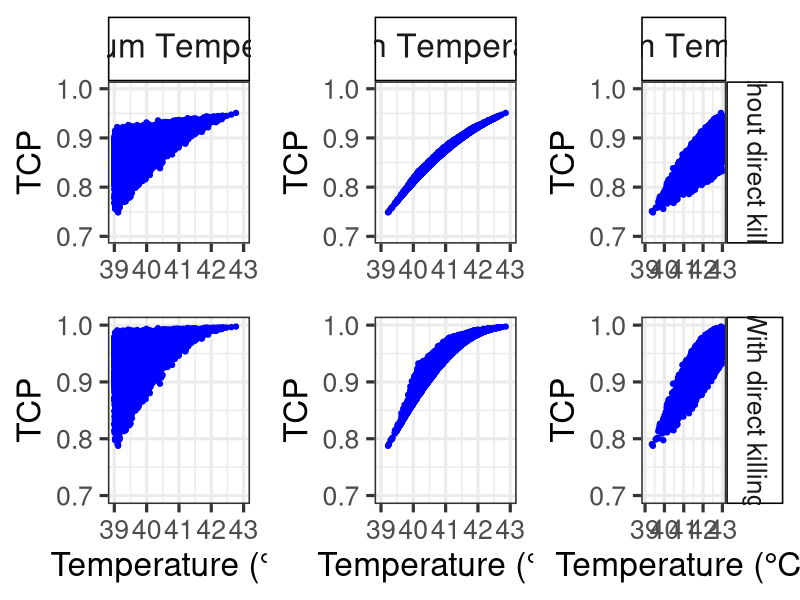

R code for this plot:
#Open required libraries
library(reshape2)
library(ggplot2)
library(ggpubr)

#Make sure that there is no open graphs
graphics.off()

size = 24

#Plots of temperature
results<-read.table("../results/TCP_T.dat", header=T)

p1<-ggplot(results, aes(x=Temp_min, y=TCP))+geom_point(color="blue")+xlab("Temperature / °C")+ylab("TCP")+theme_bw(base_size=size)+theme(strip.background = element_rect(colour="black", fill="white"),legend.position="top",legend.title=element_blank(),strip.text.x = element_text(size = size))+facet_grid(cols=vars("Minimum~Temperature"),labeller = label_parsed)+xlim(39,43)+ylim(.7,1.)
p2<-ggplot(results, aes(x=Temp, y=TCP))+geom_point(color="blue")+xlab("Temperature / °C")+ylab("TCP")+theme_bw(base_size=size)+theme(strip.background = element_rect(colour="black", fill="white"),legend.position="top",legend.title=element_blank(),strip.text.x = element_text(size = size))+facet_grid(cols=vars("Mean~Temperature"),labeller = label_parsed)+xlim(39,43)+ylim(.7,1.)
p3<-ggplot(results, aes(x=Temp_max, y=TCP))+geom_point(color="blue")+xlab("Temperature / °C")+ylab("TCP")+theme_bw(base_size=size)+theme(strip.background = element_rect(colour="black", fill="white"),legend.position="top",legend.title=element_blank(),strip.text.x = element_text(size = size))+facet_grid(cols=vars("Maximum~Temperature"), rows=vars("Without~direct~killing"),labeller = label_parsed)+xlim(39,43)+ylim(.7,1.)

p4<-ggplot(results, aes(x=Temp_min, y=TCP_kill))+geom_point(color="blue")+xlab("Temperature (°C)")+ylab("TCP")+theme_bw(base_size=size)+theme(strip.background = element_rect(colour="black", fill="white"),legend.position="top",legend.title=element_blank(),strip.text.x = element_text(size = size))+facet_grid(labeller = label_parsed)+xlim(39,43)+ylim(.7,1.)
p5<-ggplot(results, aes(x=Temp, y=TCP_kill))+geom_point(color="blue")+xlab("Temperature (°C)")+ylab("TCP")+theme_bw(base_size=size)+theme(strip.background = element_rect(colour="black", fill="white"),legend.position="top",legend.title=element_blank(),strip.text.x = element_text(size = size))+facet_grid(labeller = label_parsed)+xlim(39,43)+ylim(.7,1.)
p6<-ggplot(results, aes(x=Temp_max, y=TCP_kill))+geom_point(color="blue")+xlab("Temperature (°C)")+ylab("TCP")+theme_bw(base_size=size)+theme(strip.background = element_rect(colour="black", fill="white"),legend.position="top",legend.title=element_blank(),strip.text.x = element_text(size = size))+facet_grid(rows=vars("With~direct~killing"),labeller = label_parsed)+xlim(39,43)+ylim(.7,1.)


pdf("Figure_5.pdf",width=24,height=12)
ggarrange(p1+ xlab(NULL), p2 + xlab(NULL), p3+ xlab(NULL), p4, p5, p6, font.label = list(size = size),ncol = 3, nrow = 2)
graphics.off()